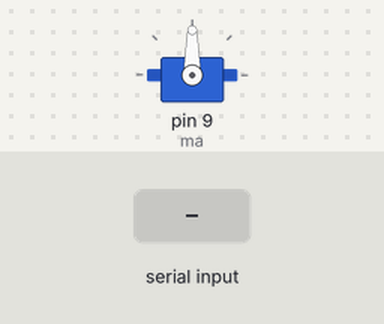
A sketch run on a simulated Arduino Uno, built with avr-gcc and run on an emulated ATmega328P. Shown: servo. The inputs (shaded band) are chosen by the test bench.

Above: at 1.2 s.
1.3 s: "30,150\n" received over Serial
At 3.7 s:
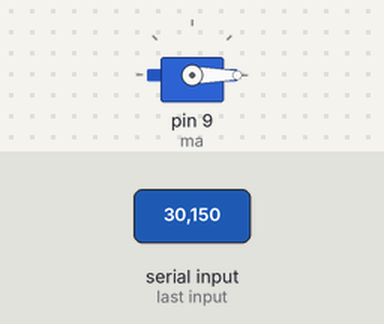
4.0 s: "90,45\n" received over Serial
At 4.9 s:
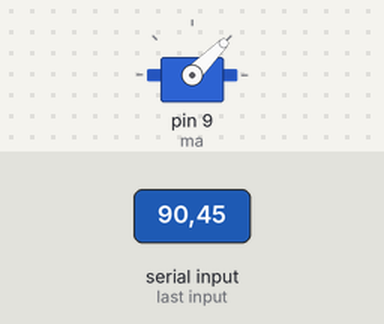
6.7 s: "200\n" received over Serial
At 7.0 s:
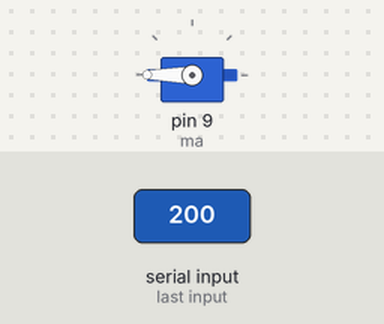
Timing chart, 0 to 9.7 s (numbered marks = the images above; inputs shaded):
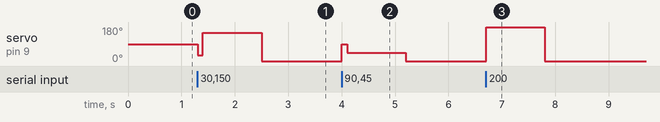

Measured:
- after the input at 1.3 s, servo on pin 9 (ma): 90° → 30° at once, → 150° 0.10 s later, → 0° 1.1 s later
- after the input at 4.0 s, servo on pin 9 (ma): 0° → 90° at once, → 45° 0.10 s later, → 0° 1.1 s later
- after the input at 6.7 s, servo on pin 9 (ma): 0° → 180° at once, → 0° 1.1 s later

The sketch:

servo.ino
```cpp
#include <Servo.h>
Servo ma;

void setup()
{

Serial.begin(9600);


ma.attach(9);
}

void loop() {
  int i,j;

if (Serial.available()) {
  i = Serial.parseInt();
  j = map(i, 180,0, 180, 0);
  ma.write(j);
 delay(100);
}
}
```
